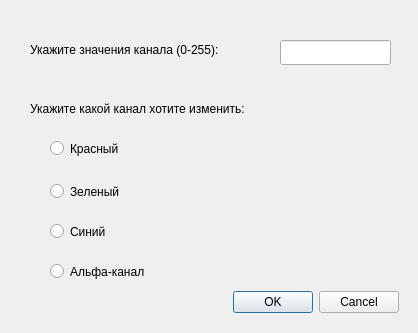
<?xml version="1.0" encoding="UTF-8"?>
<ui version="4.0">
 <class>window_rgba_filter</class>
 <widget class="QDialog" name="window_rgba_filter">
  <property name="geometry">
   <rect>
    <x>0</x>
    <y>0</y>
    <width>418</width>
    <height>333</height>
   </rect>
  </property>
  <property name="windowTitle">
   <string>RGBA-фильтр</string>
  </property>
  <widget class="QRadioButton" name="radioB_Red">
   <property name="geometry">
    <rect>
     <x>50</x>
     <y>137</y>
     <width>112</width>
     <height>23</height>
    </rect>
   </property>
   <property name="text">
    <string>Красный</string>
   </property>
  </widget>
  <widget class="QRadioButton" name="radioB_Green">
   <property name="geometry">
    <rect>
     <x>50</x>
     <y>180</y>
     <width>112</width>
     <height>23</height>
    </rect>
   </property>
   <property name="text">
    <string>Зеленый</string>
   </property>
  </widget>
  <widget class="QRadioButton" name="radioB_Blue">
   <property name="geometry">
    <rect>
     <x>50</x>
     <y>220</y>
     <width>112</width>
     <height>23</height>
    </rect>
   </property>
   <property name="text">
    <string>Синий</string>
   </property>
  </widget>
  <widget class="QRadioButton" name="radioB_Alpha">
   <property name="geometry">
    <rect>
     <x>50</x>
     <y>260</y>
     <width>121</width>
     <height>23</height>
    </rect>
   </property>
   <property name="text">
    <string>Альфа-канал</string>
   </property>
  </widget>
  <widget class="QLineEdit" name="lineEdit">
   <property name="geometry">
    <rect>
     <x>280</x>
     <y>40</y>
     <width>111</width>
     <height>25</height>
    </rect>
   </property>
  </widget>
  <widget class="QLabel" name="label">
   <property name="geometry">
    <rect>
     <x>30</x>
     <y>40</y>
     <width>250</width>
     <height>20</height>
    </rect>
   </property>
   <property name="text">
    <string>Укажите значения канала (0-255):</string>
   </property>
  </widget>
  <widget class="QLabel" name="label_2">
   <property name="geometry">
    <rect>
     <x>30</x>
     <y>100</y>
     <width>291</width>
     <height>17</height>
    </rect>
   </property>
   <property name="text">
    <string>Укажите какой канал хотите изменить:</string>
   </property>
  </widget>
  <widget class="QDialogButtonBox" name="buttonBox">
   <property name="geometry">
    <rect>
     <x>230</x>
     <y>290</y>
     <width>169</width>
     <height>25</height>
    </rect>
   </property>
   <property name="standardButtons">
    <set>QDialogButtonBox::Cancel|QDialogButtonBox::Ok</set>
   </property>
  </widget>
 </widget>
 <resources/>
 <connections/>
</ui>
